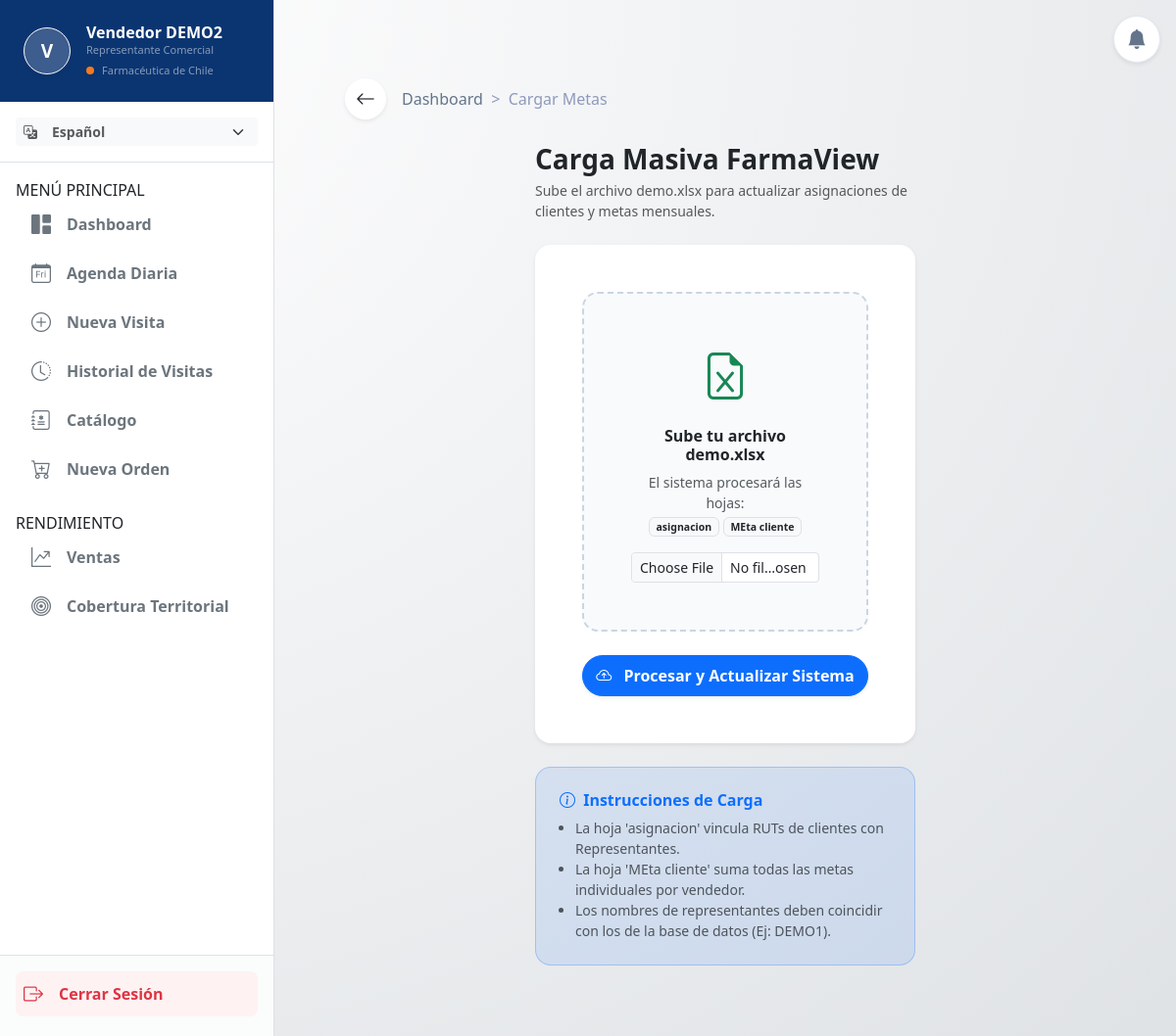
Screenshot of /ventas/metas/cargar/ (signed in) with the database file from the repository.
### apps/usuarios/models.py (models this page shows, shortened)
class UsuarioPersonalizado(AbstractUser):
    rol = models.CharField(max_length=50, default='Representante Comercial')
    empresa = models.CharField(max_length=100, default='Farmacéutica de Chile')
    foto_perfil = models.ImageField(upload_to='perfiles/', null=True, blank=True)
    jefe = models.ForeignKey(
        'self',
        on_delete=models.SET_NULL,
        null=True,
        blank=True,
        related_name='equipo',
        help_text="Selecciona al Gerente o Jefe directo de este vendedor."
    )
    @property
    def es_gerente(self):
        roles_jefatura = ['Administrador', 'Gerente', 'Jefe de Ventas']
        return any(palabra in self.rol for palabra in roles_jefatura) or self.is_staff or self.is_superuser

### apps/ventas/views.py (the view, shortened to what this page needs)
# urls.py: path('metas/cargar/', views.cargar_datos_excel, name='cargar_metas'),
@login_required(login_url='usuarios:login')
def cargar_datos_excel(request):
    return render(request, 'ventas/cargar_metas.html')

### apps/ventas/templates/ventas/cargar_metas.html (shortened to what this page needs)
{% extends 'base.html' %}
{% load static %}
{% load i18n %}
{% block content %}
<div class="container-fluid px-2 px-md-4 py-4">
    <div>
        <div class="d-flex align-items-center gap-3 mb-4 pt-2">
            <a href="{% url 'visitas:dashboard' %}" class="btn bg-white rounded-circle shadow-sm d-flex align-items-center justify-content-center border-0" style="width: 42px; height: 42px;">
                <i class="bi bi-arrow-left fs-5 text-dark"></i>
            </a>
            <div>
                <nav style="font-size: 1rem; font-weight: 400;">
                    <a href="{% url 'visitas:dashboard' %}" class="text-decoration-none" style="color: #64748b;">
                        {% translate "Dashboard" %}
                    </a>
                    <span style="color: #8e99bc;">
                        &nbsp;>&nbsp; {% translate "Cargar Metas" %}
                    </span>
                </nav>
            </div>
        </div>
        <div class="row justify-content-center m-0">
            <div class="col-12 col-md-8 col-lg-6 px-0">
                <div class="mb-4">
                    <h3 class="fw-bolder text-dark mb-1">{% translate "Carga Masiva FarmaView" %}</h3>
                    <p class="text-muted small">{% translate "Sube el archivo demo.xlsx para actualizar asignaciones de clientes y metas mensuales." %}</p>
                </div>
                <div class="card border-0 shadow-sm rounded-4 bg-white">
                    <div class="card-body p-4 p-md-5">
                        <form method="POST" enctype="multipart/form-data" action="{% url 'ventas:cargar_metas' %}">
                            <div class="border-2 border-dashed rounded-4 p-5 text-center mb-4 transition-hover" style="border-color: #cbd5e1; background-color: #f8fafc; border-style: dashed; border-width: 2px;">
                                <i class="bi bi-file-earmark-excel text-success mb-3 d-block" style="font-size: 3rem;"></i>
                                <h6 class="fw-bold text-dark">{% translate "Sube tu archivo demo.xlsx" %}</h6>
                                <p class="text-muted small mb-3">
                                    {% translate "El sistema procesará las hojas:" %}<br>
                                    <span class="badge bg-light text-dark border mt-1">asignacion</span>
                                    <span class="badge bg-light text-dark border mt-1">MEta cliente</span>
                                </p>
                                <input class="form-control form-control-sm mx-auto" type="file" name="archivo_excel" accept=".xlsx, .xls" required style="max-width: 300px;">
                            </div>
                            <div class="d-grid">
                                <button type="submit" class="btn btn-primary rounded-pill py-2 fw-bold shadow-sm">
                                    <i class="bi bi-cloud-arrow-up me-2"></i> {% translate "Procesar y Actualizar Sistema" %}
                                </button>
                            </div>
                        </form>
                    </div>
                </div>
                <div class="mt-4 p-4 rounded-4 bg-primary bg-opacity-10 border border-primary border-opacity-25">
                    <h6 class="fw-bold text-primary mb-2"><i class="bi bi-info-circle me-1"></i> {% translate "Instrucciones de Carga" %}</h6>
                    <ul class="text-muted small mb-0 ps-3">
                        <li>{% translate "La hoja 'asignacion' vincula RUTs de clientes con Representantes." %}</li>
                        <li>{% translate "La hoja 'MEta cliente' suma todas las metas individuales por vendedor." %}</li>
                        <li>{% translate "Los nombres de representantes deben coincidir con los de la base de datos (Ej: DEMO1)." %}</li>
                    </ul>
                </div>
            </div>
        </div>
    </div>
</div>
{% endblock %}

### templates/base.html (shortened to what this page needs)
{% load static %}
{% load i18n %}
<!DOCTYPE html>
<html lang="{{ LANGUAGE_CODE }}">
<head>
    <link href="https://cdn.jsdelivr.net/npm/bootstrap@5.3.2/dist/css/bootstrap.min.css" rel="stylesheet">
    <link rel="stylesheet" href="https://cdn.jsdelivr.net/npm/bootstrap-icons@1.11.1/font/bootstrap-icons.css">
    <link rel="stylesheet" href="{% static 'css/style.css' %}">
</head>
<body>
    <div class="d-none d-lg-block position-fixed p-3" style="top: 0; right: 0; z-index: 1040;">
        <div class="dropdown bg-white rounded-circle shadow-sm d-flex justify-content-center align-items-center transition-hover" style="width: 48px; height: 48px; border: 1px solid #e2e8f0;">
            <a href="#" class="text-secondary position-relative text-decoration-none d-flex align-items-center w-100 h-100 justify-content-center" id="dropdownDesktop" data-bs-toggle="dropdown" aria-expanded="false">
                <i class="bi bi-bell-fill fs-5" style="color: #64748b;"></i>
            </a>
        </div>
    </div>
    <div class="offcanvas-lg offcanvas-start bg-white border-end h-100" tabindex="-1" id="sidebarMenu" style="width: 280px;">
        <div class="d-flex flex-column h-100">
            <div class="bg-brand-blue text-white p-4 pt-lg-4 pt-5 mt-lg-0 mt-3">
                <div class="d-flex align-items-center gap-3">
                    <div class="rounded-circle d-flex justify-content-center align-items-center border border-light shadow-sm overflow-hidden" style="width: 48px; height: 48px; background: rgba(255,255,255,0.2); font-size: 1.2rem; font-weight: bold;">
                        {% if user.foto_perfil %}
                            <img src="{{ user.foto_perfil.url }}" alt="Avatar" class="w-100 h-100" style="object-fit: cover;">
                        {% else %}
                            {{ user.first_name|make_list|first|default:"U" }}{{ user.last_name|make_list|first|default:"" }}
                        {% endif %}
                    </div>
                    <div>
                        <h6 class="mb-0 fw-bold">{{ user.first_name }} {{ user.last_name }}</h6>
                        <small class="text-white-50 d-block" style="font-size: 11px;">{{ user.rol }}</small>
                        <div class="d-flex align-items-center gap-2 mt-1">
                            <div class="rounded-circle bg-brand-orange shadow-sm" style="width: 8px; height: 8px;"></div>
                            <small class="text-white-50 text-truncate" style="font-size: 11px; max-width: 140px;">{{ user.empresa }}</small>
                        </div>
                    </div>
                </div>
            </div>
            <div class="px-3 py-3 border-bottom">
                <form action="{% url 'set_language' %}" method="post" class="d-flex align-items-center gap-2">
                    <div class="input-group input-group-sm">
                        <span class="input-group-text bg-light border-0"><i class="bi bi-translate text-muted"></i></span>
                        <select name="language" onchange="this.form.submit()" class="form-select form-select-sm bg-light border-0 fw-bold text-muted" style="cursor: pointer;">
                            {% get_current_language as CURRENT_LANG %}
                            {% get_available_languages as LANGUAGES %}
                            {% for lang in LANGUAGES %}
                                <option value="{{ lang.0 }}" {% if lang.0 == CURRENT_LANG %}selected{% endif %}>
                                    {{ lang.1 }}
                                </option>
                            {% endfor %}
                        </select>
                    </div>
                </form>
            </div>
            <div class="flex-grow-1 overflow-auto p-3">
                <nav class="nav flex-column">
                     <div class="sidebar-section-title text-uppercase">{% translate "Menú Principal" %}</div>
                    <a href="{% url 'visitas:dashboard' %}" class="nav-link d-flex align-items-center gap-3 p-2 px-3 {% if request.resolver_match.url_name == 'dashboard' %}active{% endif %}">
                        <i class="bi bi-grid-1x2-fill fs-5"></i>
                        <span>{% translate "Dashboard" %}</span>
                    </a>
                    <a href="{% url 'visitas:mi_agenda' %}" class="nav-link d-flex align-items-center gap-3 p-2 px-3 {% if request.resolver_match.url_name == 'mi_agenda' %}active{% endif %}">
                        <i class="bi bi-calendar-day fs-5"></i>
                        <span>{% translate "Agenda Diaria" %}</span>
                    </a>
                    <a href="{% url 'visitas:nueva_visita' %}" class="nav-link d-flex align-items-center gap-3 p-2 px-3 {% if request.resolver_match.url_name == 'nueva_visita' %}active{% endif %}">
                        <i class="bi bi-plus-circle fs-5"></i>
                        <span>{% translate "Nueva Visita" %}</span>
                    </a>
                    <a href="{% url 'visitas:historial' %}" class="nav-link d-flex align-items-center gap-3 p-2 px-3 {% if request.resolver_match.url_name == 'historial' %}active{% endif %}">
                        <i class="bi bi-clock-history fs-5"></i>
                        <span>{% translate "Historial de Visitas" %}</span>
                    </a>
                    <a href="{% url 'productos:catalogo' %}" class="nav-link d-flex align-items-center gap-3 p-2 px-3 {% if request.resolver_match.url_name == 'catalogo' %}active{% endif %}">
                        <i class="bi bi-journal-medical fs-5"></i>
                        <span>{% translate "Catálogo" %}</span>
                    </a>
                    <a href="{% url 'ventas:nueva_orden' %}" class="nav-link d-flex align-items-center gap-3 p-2 px-3 {% if request.resolver_match.url_name == 'nueva_orden' %}active{% endif %}">
                        <i class="bi bi-cart-plus fs-5"></i>
                        <span>{% translate "Nueva Orden" %}</span>
                    </a>
                    <div class="sidebar-section-title text-uppercase mt-3">{% translate "Rendimiento" %}</div>
                    <a href="{% url 'ventas:metas' %}" class="nav-link d-flex align-items-center gap-3 p-2 px-3 {% if request.resolver_match.url_name == 'metas' %}active{% endif %}">
                        <i class="bi bi-graph-up-arrow fs-5"></i>
                        <span>{% translate "Ventas" %}</span>
                    </a>
                    <a href="{% url 'visitas:cobertura' %}" class="nav-link d-flex align-items-center gap-3 p-2 px-3 {% if request.resolver_match.url_name == 'cobertura' %}active{% endif %}">
                        <i class="bi bi-bullseye fs-5"></i>
                        <span>{% translate "Cobertura Territorial" %}</span>
                    </a>
                </nav>
            </div>
            <div class="p-3 border-top bg-light bg-opacity-50">
                <a href="{% url 'usuarios:logout' %}" class="nav-link text-danger d-flex align-items-center gap-3 p-2 fw-bold rounded-3 transition-hover" style="background-color: #fef2f2;">
                    <i class="bi bi-box-arrow-right fs-5"></i>
                    <span>{% translate "Cerrar Sesión" %}</span>
                </a>
            </div>
        </div>
    </div>
    <main class="pt-5 pt-lg-0">
        <div class="container-fluid p-3 p-md-4 p-lg-5 mt-4 mt-lg-0">
            {% block content %}
            {% endblock %}
        </div>
    </main>
</body>
</html>

### static/css/style.css (style rules this page uses)
:root { --brand-blue: #0b3571; --brand-orange: #F37A20; --brand-light: #EBF4FA; --bg-main: #F8F9FA; }
*, *::before, *::after { box-sizing: border-box; }
html, body { width: 100%; max-width: 100vw; overflow-x: hidden; margin: 0; padding: 0; -webkit-text-size-adjust: 100%; }
html { font-size: 16px; }
body { background-color: #adc7e1; background: radial-gradient(at top left, #ffffff 0%, #7885923c 100%); min-height: 100vh; background-attachment: fixed; font-family: system-ui, -apple-system, "Segoe UI", Roboto, sans-serif; }
.bg-brand-blue { background-color: var(--brand-blue) !important; }
.bg-brand-orange { background-color: var(--brand-orange) !important; }
.nav-link { color: #6c757d; font-weight: 600; border-radius: 0.75rem; margin-bottom: 0.25rem; }
.transition-hover { transition: all 0.2s ease; }
#sidebarMenu { transition: transform 0.3s ease-in-out; }
main { width: 100%; min-height: 100vh; transition: margin-left 0.3s ease-in-out; }
@media (min-width: 992px) { #sidebarMenu { width: 280px; position: fixed; top: 0; bottom: 0; z-index: 1030; overflow-y: auto; } }
@media (min-width: 992px) { main { margin-left: 280px; width: calc(100% - 280px); } }

### rows the page displays
UsuarioPersonalizado: first_name|make_list "V", first_name "Vendedor DEMO2", rol "Representante Comercial", empresa "Farmacéutica de Chile"

### other values shown
form field language "Español"
